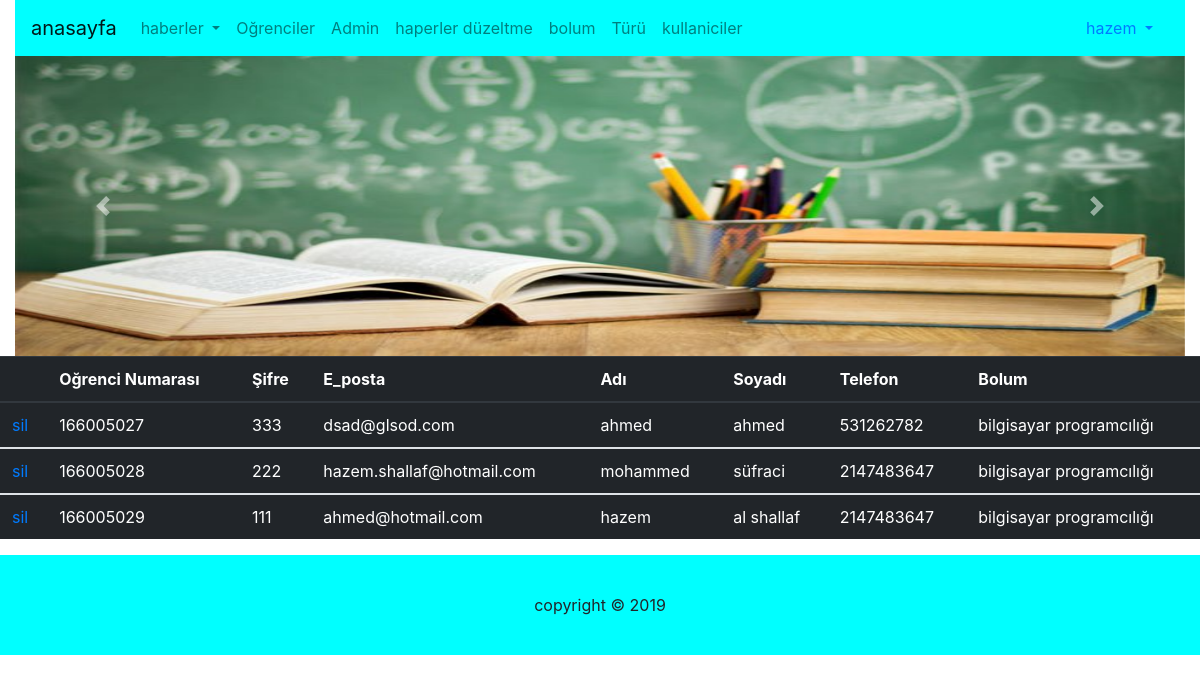
The app's page /ogrenciler.php?kullaniciadi=hazem (signed in) with its own data.
### tables this page shows
CREATE TABLE `kullanici` (
  `TC_NO` int(11) NOT NULL,
  `KULLANICI_ADI` varchar(50) NOT NULL,
  `SIFRE` varchar(50) NOT NULL,
  `E_POSTA` varchar(50) NOT NULL,
  `ADI` varchar(20) NOT NULL,
  `SOYADI` varchar(20) NOT NULL,
  `TELEFON` varchar(12) NOT NULL
);

CREATE TABLE `ogrenci` (
  `OGRENCI_NO` int(11) NOT NULL,
  `SIFRE` varchar(50) NOT NULL,
  `E_POSTA` varchar(50) NOT NULL,
  `OGRENCI_ADI` varchar(20) NOT NULL,
  `OGRENCI_SOYADI` varchar(20) NOT NULL,
  `TELEFON` varchar(12) NOT NULL,
  `BOLUM_ID` int(11) NOT NULL
);

CREATE TABLE `bolum` (
  `BOLUM_ID` int(11) NOT NULL,
  `BOLUM_ADI` varchar(30) NOT NULL
);

### ogrenciler.php (the view, shortened to what this page needs)
<?php include("header.php"); ?>
<?php include("adminustMenu.php"); ?>
<?php include("slider.php"); ?>
			<?php
			$sql = mysql_query("select
				o.OGRENCI_NO, o.SIFRE, o.E_POSTA ,o.OGRENCI_ADI,o.OGRENCI_SOYADI,o.TELEFON,b.BOLUM_ADI
			from bolum b inner join ogrenci o
			on o.BOLUM_ID=b.BOLUM_ID ");
				echo '<table class="table table-dark">
					<thead>
						<tr>
							<th scope="col"></th>
							<th scope="col">Oğrenci Numarası</th>
							<th scope="col">Şifre</th>
							<th scope="col">E_posta</th>
							<th scope="col">Adı</th>
							<th scope="col">Soyadı</th>
							<th scope="col">Telefon</th>
							<th scope="col">Bolum</th>
						</tr>
					</thead>';
				while($dizi = mysql_fetch_array($sql))
				{
					echo '<tbody>
						<tr>
							<td><a href="?kullaniciadi='.$kuladi.'&sil='.$dizi["OGRENCI_NO"].'">sil</a></td>
							<td>'.$dizi["OGRENCI_NO"].'</td>
							<td>'.$dizi["SIFRE"].'</td>
							<td>'.$dizi["E_POSTA"].'</td>
							<td>'.$dizi["OGRENCI_ADI"].'</td>
							<td>'.$dizi["OGRENCI_SOYADI"].'</td>
							<td>'.$dizi["TELEFON"].'</td>
							<td>'.$dizi["BOLUM_ADI"].'</td>
						</tr>
					</tbody>
				';
				}
				?></table>
<?php include("footer.php"); ?>

### adminustMenu.php (shortened to what this page needs)
<div class="container-fluid" >
	<div class="row">
		<div class="col-12">
		<?php
		$kuladi = $_GET["kullaniciadi"];
				$sql1 = mysql_query("select
				*
			from kullanici where KULLANICI_ADI='$kuladi'");
			while($diz = mysql_fetch_array($sql1))
				{
				echo '<nav class="navbar navbar-expand-lg navbar-light" style="background-color:aqua;">
				<a class="navbar-brand" href="admin.php?kullaniciadi='.$kuladi.'">anasayfa</a>
				<button class="navbar-toggler" type="button" data-toggle="collapse" data-target="#navbarNavDropdown" aria-controls="navbarNavDropdown" aria-expanded="false" aria-label="Toggle navigation">
					<span class="navbar-toggler-icon"></span>
				</button>
				<div class="collapse navbar-collapse" id="navbarNavDropdown">
					<ul class="navbar-nav">
						<li class="nav-item dropdown">
							<a class="nav-link dropdown-toggle" href="#" id="navbarDropdownMenuLink" role="button" data-toggle="dropdown" aria-haspopup="true" aria-expanded="false">
							haberler
							</a>
							<div class="dropdown-menu" aria-labelledby="navbarDropdownMenuLink">';
							echo'</div>
						</li>
						<li class="nav-item">
							<a class="nav-link" href="ogrenciler.php?kullaniciadi='.$kuladi.'">Oğrenciler</a>
						</li>
						<li class="nav-item">
							<a class="nav-link" href="kullaniciler.php?kullaniciadi='.$kuladi.'">Admin</a>
						</li>
						<li class="nav-item">
							<a class="nav-link" href="adminhaperler.php?kullaniciadi='.$kuladi.'">haperler düzeltme</a>
						</li>
						<li class="nav-item">
							<a class="nav-link" href="bolum.php?kullaniciadi='.$kuladi.'">bolum </a>
						</li>
						<li class="nav-item">
							<a class="nav-link" href="turu.php?kullaniciadi='.$kuladi.'">Türü</a>
						</li>
						<li class="nav-item">
							<a class="nav-link" href="kull.php?kullaniciadi='.$kuladi.'">kullaniciler</a>
						</li>
					</ul>
				</div>
				<ul class="nav justify-content-end">
					<li class="nav-item dropdown">
						<a class="nav-link dropdown-toggle" href="#" id="navbarDropdownMenuLink" role="button" data-toggle="dropdown" aria-haspopup="true" aria-expanded="false">
							'.$diz["KULLANICI_ADI"].'
						</a>
						<div class="dropdown-menu" aria-labelledby="navbarDropdownMenuLink">
								<a class="dropdown-item" href="adminayarlar.php?kullaniciadi='.$kuladi.'">Ayarlar</a>
								<a class="dropdown-item" href="cikis.php">Çıkış</a>
						</div>
					</li>
				</ul>
					</nav>';
				}
			?>
		</div>
	</div>
</div>

### stil/stil.css (style rules this page uses)
body { margin: 0 auto ; }

### records on screen
kullanici: KULLANICI_ADI "hazem"
ogrenci: OGRENCI_NO "166005027", SIFRE "333", E_POSTA "dsad@glsod.com", OGRENCI_ADI "ahmed", OGRENCI_SOYADI "ahmed", TELEFON "531262782", BOLUM_ID.BOLUM_ADI "bilgisayar programcılığı"
ogrenci: OGRENCI_NO "166005028", SIFRE "222", E_POSTA "hazem.shallaf@hotmail.com", OGRENCI_ADI "mohammed", OGRENCI_SOYADI "süfraci", TELEFON "2147483647", BOLUM_ID.BOLUM_ADI "bilgisayar programcılığı"
ogrenci: OGRENCI_NO "166005029", SIFRE "111", E_POSTA "ahmed@hotmail.com", OGRENCI_ADI "hazem", OGRENCI_SOYADI "al shallaf", TELEFON "2147483647", BOLUM_ID.BOLUM_ADI "bilgisayar programcılığı"
